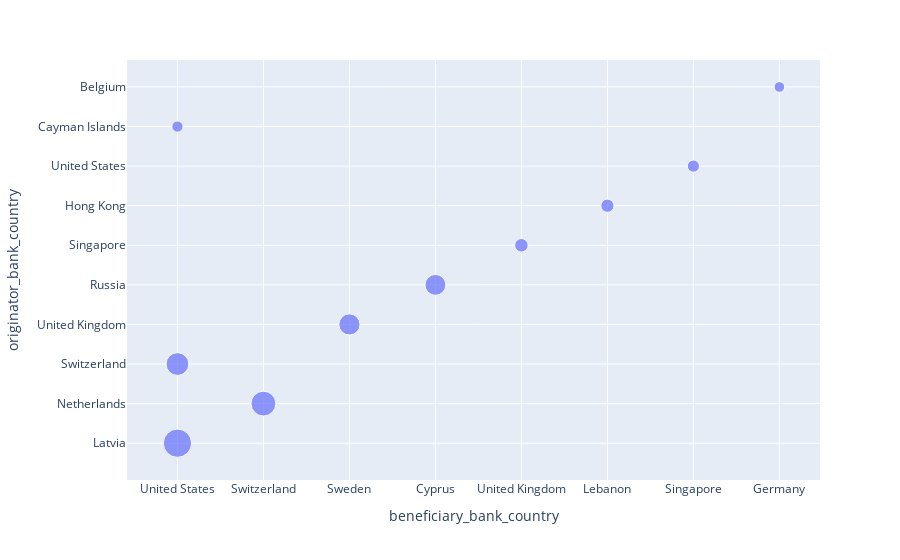

Notebook code cell kept with this figure:
### Code cell
px.scatter(top_10_total_transactions, x= 'beneficiary_bank_country', 
           y= 'originator_bank_country', size = 'total_amt_money')

### Figure 1 — Plotly figure (JSON) as saved in the notebook; plotly's stock layout.template omitted (floating-point values rounded to 4 significant figures)
{"data": [{"hovertemplate": "beneficiary_bank_country=%{x}<br>originator_bank_country=%{y}<br>total_amt_money=%{marker.size}<extra></extra>", "legendgroup": "", "marker": {"color": "#636efa", "size": [6437000000.0, 4968000000.0, 4183000000.0, 3611000000.0, 3502000000.0, 1471000000.0, 1410000000.0, 1189000000.0, 1020000000.0, 915700000.0], "sizemode": "area", "sizeref": 16090000.0, "symbol": "circle"}, "mode": "markers", "name": "", "orientation": "v", "showlegend": false, "type": "scatter", "x": ["United States", "Switzerland", "United States", "Sweden", "Cyprus", "United Kingdom", "Lebanon", "Singapore", "United States", "Germany"], "xaxis": "x", "y": ["Latvia", "Netherlands", "Switzerland", "United Kingdom", "Russia", "Singapore", "Hong Kong", "United States", "Cayman Islands", "Belgium"], "yaxis": "y"}], "layout": {"legend": {"itemsizing": "constant", "tracegroupgap": 0}, "margin": {"t": 60}, "xaxis": {"anchor": "y", "domain": [0, 1], "title": {"text": "beneficiary_bank_country"}}, "yaxis": {"anchor": "x", "domain": [0, 1], "title": {"text": "originator_bank_country"}}}}
